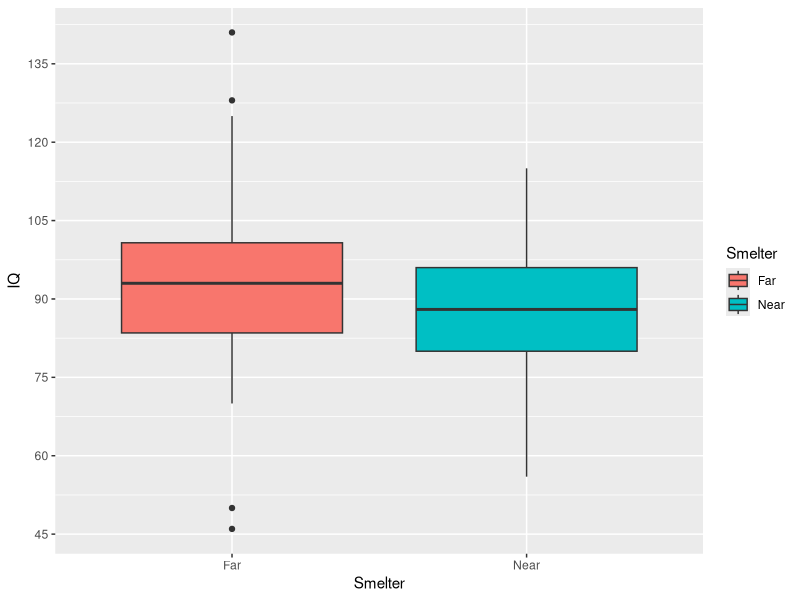

This chart was generated by the following R code:
## ---- chunk 1

# Project: BIOS 6621 Projec 1
# Author: Diana Felipe

library(knitr)
library(ggplot2)
opts_chunk$set(tidy = FALSE)
## ---- chunk 2
# read in data
library(readr)
lead_iq <- read.csv("../DataRaw/lead-iq-01.csv")

# new lead_iq without IQ 999:
# remove 999 value - 10th row
lead_iq2 <- lead_iq[-10, ]

lead_iq <- lead_iq2
## ---- chunk 3
# graph showing IQ levels by location status
library(ggplot2)
ggplot(lead_iq, aes(x = Smelter, y = IQ, fill = Smelter)) + 
  geom_boxplot()  +
  scale_y_continuous(breaks = seq(0, max(lead_iq$IQ) + 30, 
                                  by =  ceiling(max(lead_iq$IQ)/ 10 )))
## ---- chunk 4
# table with kable function 
d1 <- head(lead_iq[lead_iq$Smelter == "Near", ])
d2 <- head(lead_iq[lead_iq$Smelter == "Far", ])
knitr::kable(
  list(d1, d2),
  caption = 'Tables of Smelter (Near and Far) and IQ',
  valign = 't')
## ---- chunk 5
# second table for summary stats
library(psych)

describeBy(lead_iq, group=lead_iq$Smelter, fast = TRUE)

## ---- chunk 6
mean_func <- function(x) paste(c(round(mean(x[x$Smelter == "Far", 2]), 2) ,
                                 round(mean(x[x$Smelter == "Near", 2]), 2)),
                               collapse = " and ")
